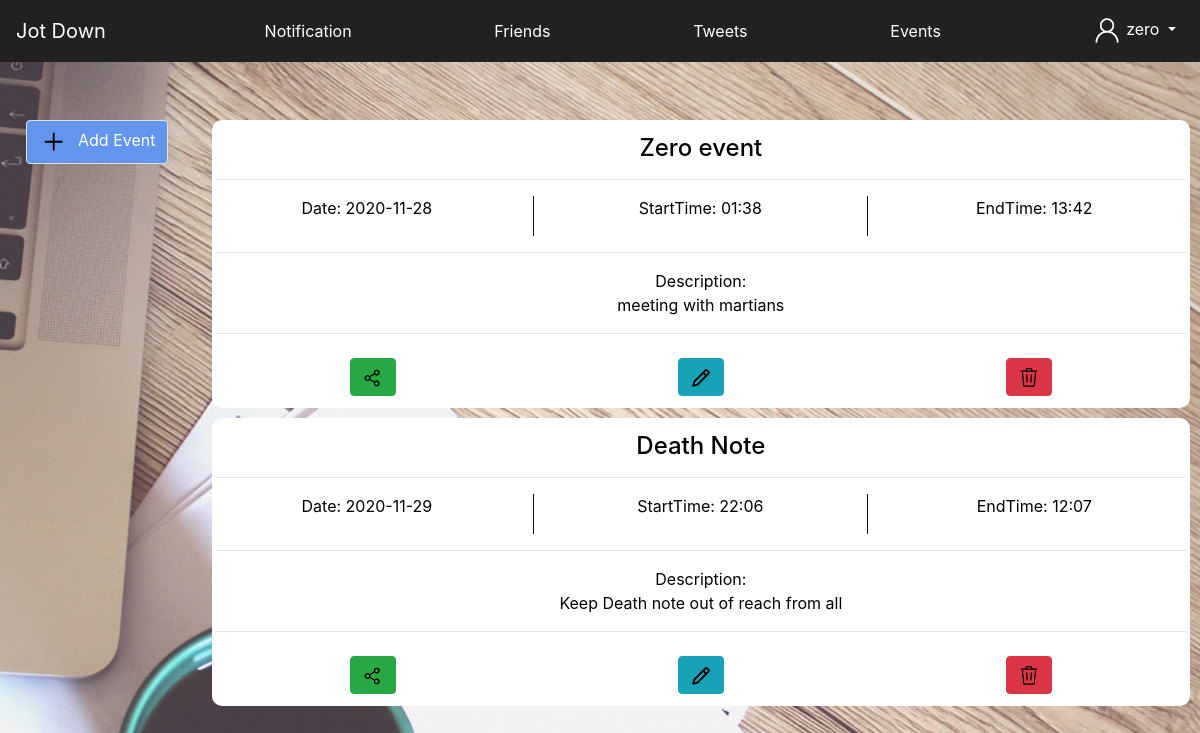
The app's page /events (signed in) with its own data.
### tables this page shows
CREATE TABLE events (username TEXT, eventName TEXT, date DATE, startTime TIME, endTime TIME, description TEXT, "eventId"	INTEGER);

### main.py (the view, shortened to what this page needs)
@app.route('/events', methods = ['POST', 'GET'])
def events():
    if 'id' in session:
        events=fetchEvents(session['username'])
        return render_template('events.html', username = session['username'], e=events, no=len(events), tempdate="1234")
    else:
        return redirect('login')

### pydb.py (called while the page is built)
def fetchEvents(username):
    conn = sqlite3.connect('database.db')
    print("Opened database successfully")
    cur = conn.cursor()
    cur.execute("SELECT * from events WHERE username=:user order by date(date)asc,startTime asc;",{'user':username})
    row = cur.fetchall()
    conn.close()
    print(row)
    return row

### templates/events.html (shortened to what this page needs)
<!DOCTYPE html>
<html lang="en">
<head>
    <link rel="stylesheet" href="https://cdn.jsdelivr.net/npm/bootstrap@4.5.3/dist/css/bootstrap.min.css">
</head>
<body style="background: url(../static/mountain.jpg); background-size: 250vh;  background-repeat: no-repeat; background-position: center; background-attachment: fixed; overflow-x: hidden;">
  <nav class="navbar navbar-expand navbar-light sticky-top" style="background-color: rgb(34, 33, 33) !important;">
        <a class="navbar-brand text-white" href="/home">Jot Down</a>
        <div class="collapse navbar-collapse" id="navbarSupportedContent">
          <a class="navbar-nav text-white ml-auto" style="text-decoration: none;" href="/notifications">Notification</a>
          <a class="navbar-nav text-white ml-auto" style="text-decoration: none;" href="/friends">Friends</a>
          <a class="navbar-nav text-white ml-auto" style="text-decoration: none;" href="/tweets">Tweets</a>
          <a class="navbar-nav text-white ml-auto" style="text-decoration: none;" href="/events">Events</a>
          <ul class="navbar-nav ml-auto">
            <li class="nav-item dropdown">
                <a class="nav-link dropdown-toggle text-white" href="#" id="navbarDropdown" role="button" data-toggle="dropdown" aria-haspopup="true" aria-expanded="false">
                    <img src="/static/person.png" height="30px" width="30px">
                    {{session['username']}}
                </a>
            </li>
          </ul>
        </div>
      </nav>
    <br>
    <br>
    <div style="margin: 10px;">
        <div class="row justify-content-center">
            <div class="col-lg-2 col-sm-12 text-center pb-5">
              <div class="position-fixed pl-3">
                <button type="button" style="background-color: cornflowerblue; color: white;" class="btn border btn-secondary" data-toggle="modal" data-target="#exampleModalCenter">
                  <svg xmlns="http://www.w3.org/2000/svg" viewBox="0 0 24 24" width="30" height="30"><path fill-rule="evenodd" d="M11.75 4.5a.75.75 0 01.75.75V11h5.75a.75.75 0 010 1.5H12.5v5.75a.75.75 0 01-1.5 0V12.5H5.25a.75.75 0 010-1.5H11V5.25a.75.75 0 01.75-.75z"></path></svg>&nbsp;&nbsp;Add Event
                </button>
              </div>
            </div>
            <div class="col-10">
              {% for data in e %}
              <div class="w-100 p-1" style="background-color: white; margin-bottom: 10px; color: black; border-radius: 10px;">
                  <div class="text-center" style="margin-top: 10px;">
                      <h4>{{data[1]}} </h4>
                  </div>
                  <hr>
                  <div class="row text-center">
                      <div class="col-sm-4" style="border-right: 1px solid rgb(17, 16, 16);">
                          <p>Date: {{data[2]}}</p>
                      </div>
                      <div class="col-sm-4" style="border-right: 1px solid rgb(17, 16, 16);">
                          <p>StartTime: {{data[3]}}</p>
                      </div>
                      <div class="col-sm-4">
                          <p>EndTime: {{data[4]}}</p>
                      </div>
                  </div>
                  <hr>
                  <div class="text-center">
                    <div class="col">
                      <p>Description:<br>{{data[5]}}</p>
                  </div>
                  </div>
                  <hr>
                  <div class="row p-2">
                    <div class="col" style="text-align: center;">
                      <form action="/delete" method="POST">
                      <button type="submit" class="btn btn-success">
                      </button>
                    </form>
                    </div>
                    <div class="col" style="text-align: center;">
                      <form action="/update" method="POST">
                      <button type="submit" class="btn btn-info">
                      </button>
                    </form>
                    </div>
                    <div class="col" style="text-align: center;">
                      <form action="/delete" method="POST">
                      <button type="submit" class="btn btn-danger">
                      </button>
                    </form>
                    </div>
                  </div>
              </div>
              {% endfor %}
            </div>
          </div>
        </div>
</body>
</html>

### records on screen
events: eventName "Zero event", date "2020-11-28", startTime "01:38", endTime "13:42", description "meeting with martians"
events: eventName "Death Note", date "2020-11-29", startTime "22:06", endTime "12:07", description "Keep Death note out of reach from all"

### other values on screen
{{ session['username'] }} "zero"
